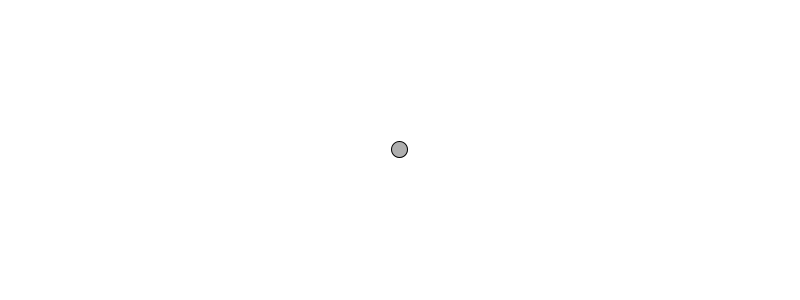
Frame 1 (no input)
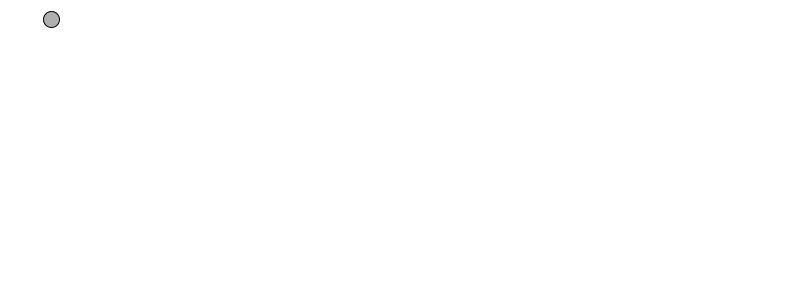
Frame 60 (the mouse pressed at the canvas centre just before this capture)
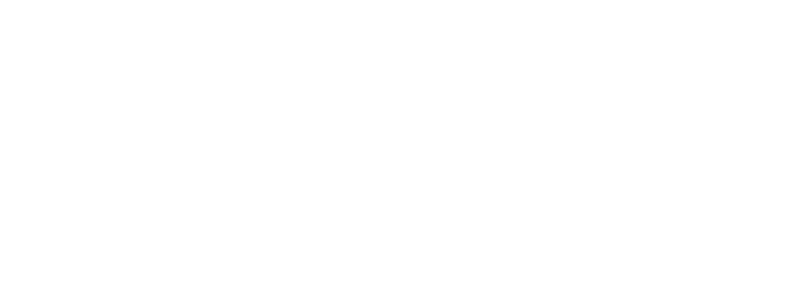
Frame 120 (the mouse held since frame 60 and released just before this capture)

The Processing sketch that drew these frames (run headless with seeded random() and noise(); from frame 60 on, the mouse is pressed at the canvas centre):

// Processing sketch: bouncing_ball
// ── bouncing_ball.pde
Mover m;

void setup() {
  size(800,300);
  smooth();
  background(255);
  
  m = new Mover();
}
 
void draw() {
  background(255);
 
  m.update();
  m.display();
}

class Mover {
  PVector location;
  PVector velocity;
  PVector acceleration;
  
  Mover() {
    //location = new PVector(random(width),random(height));
    //velocity = new PVector(random(5),random(5));
    location = new PVector(width/2,height/2);
    velocity = new PVector(0,0);
    acceleration = new PVector(-0.001,0.01);
  }
  
  void update() {
//    acceleration.x = random(-1, 1);
//    acceleration.y = random(-1, 1);
    acceleration = updateAcceleration();
    
    velocity.add(acceleration);
    location.add(velocity);
    checkEdges();
  }
  
  private void checkEdges() {
    if ((location.x > width) || (location.x < 0)) {
      velocity.x *= -1;
    }
    if ((location.y > height) || (location.y < 0)) {
      velocity.y *= -1;
    }
  }
  
  private PVector updateAcceleration() {
    PVector mouse = new PVector(mouseX,mouseY);
    PVector direction = PVector.sub(mouse,location);
    direction.normalize();
    direction.mult(random(0.5));
    
    return direction;
  }
 
  void display() {
    stroke(0);
    fill(175);
    ellipse(location.x,location.y,16,16);
  }
 
}
